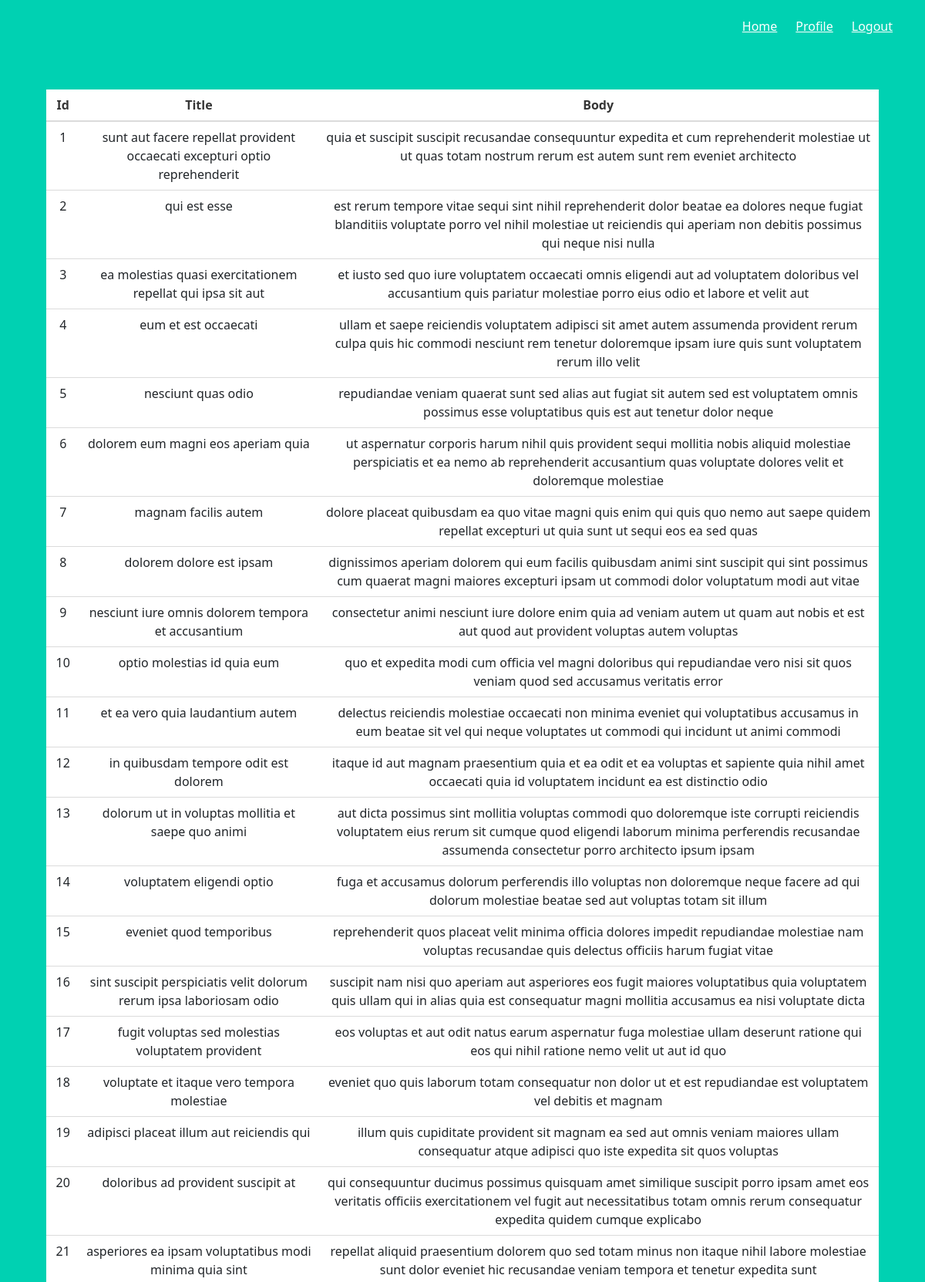
The app's page /showjson (signed in, upper part) with its own data.
### models.py (models this page shows)
class JsonData(UserMixin, db.Model):
    userId = db.Column(db.Integer, primary_key=True)  # primary keys are required by SQLAlchemy
    id = db.Column(db.Integer, primary_key=True)  # primary keys are required by SQLAlchemy
    title = db.Column(db.String(1000), unique=True)
    body = db.Column(db.String(10000), unique=True)

### main.py (the view)
@main.route("/showjson")
@login_required
def show_json():
    json_data = JsonData.query.filter_by().all()
    lst = []
    for data in json_data:
        one_dict = {"id":data.id, "title": data.title, "body":data.body}
        lst.append(one_dict)
    return render_template('view_json.html', json_data=lst)

### __init__.py (called while the page is built)
def create_app():
    app = Flask(__name__)
    app.config['SECRET_KEY'] = 'secret-key-goes-here'
    app.config['SQLALCHEMY_DATABASE_URI'] = 'sqlite:///db.sqlite'
    app.config['SQLALCHEMY_TRACK_MODIFICATIONS'] = True
    db.init_app(app)
    login_manager = LoginManager()
    login_manager.login_view = 'auth.login'
    login_manager.init_app(app)
    from .models import User
    @login_manager.user_loader
    def load_user(user_id):
        return User.query.get(int(user_id))
    from .auth import auth as auth_blueprint
    app.register_blueprint(auth_blueprint)
    from .main import main as main_blueprint
    app.register_blueprint(main_blueprint)
    return app

### templates/view_json.html
{% extends "base.html" %}
{% block content %}
  <table id="data" class="table table-hover table">
    <thead>
      <tr>
        <th scope="col">Id</th>
        <th scope="col">Title</th>
        <th scope="col">Body</th>
      </tr>
    </thead>
    <tbody>
      {% for data in json_data %}
        <tr>
          <td scope="row">{{ data.id }}</td>
          <td>{{ data.title }}</td>
          <td>{{ data.body }}</td>
        </tr>
      {% endfor %}
    </tbody>
  </table>
{% endblock %}

### templates/base.html (shortened to what this page needs)
<!DOCTYPE html>
<html>
<head>
    <link rel="stylesheet" href="https://cdnjs.cloudflare.com/ajax/libs/bulma/0.7.2/css/bulma.min.css" />
    <link href="https://cdn.jsdelivr.net/npm/bootstrap@5.1.3/dist/css/bootstrap.min.css" rel="stylesheet">
    <link rel="stylesheet" href="https://cdn.jsdelivr.net/npm/bootstrap-icons@1.7.2/font/bootstrap-icons.css">
    <link rel="stylesheet" href="https://unpkg.com/bootstrap-table@1.20.2/dist/bootstrap-table.min.css">
</head>
<body>
    <section class="hero is-primary is-fullheight">
        <div class="hero-head">
            <nav class="navbar">
                <div class="container">
                    <div id="navbarMenuHeroA" class="navbar-menu">
                        <div class="navbar-end">
                            <a href="{{ url_for('main.index') }}" class="navbar-item">
                                Home
                            </a>
                            {% if current_user.is_authenticated %}
                            <a href="{{ url_for('main.profile') }}" class="navbar-item">
                                Profile
                            </a>
                            {% endif %}
                            {% if current_user.is_authenticated %}
                            <a href="{{ url_for('auth.logout') }}" class="navbar-item">
                                Logout
                            </a>
                            {% endif %}
                        </div>
                    </div>
                </div>
            </nav>
        </div>
        <div class="hero-body">
            <div class="container has-text-centered">
               {% block content %}
               {% endblock %}
            </div>
        </div>
    </section>
</body>
</html>

### records on screen
JsonData: id "1", title "sunt aut facere repellat provident occaecati excepturi optio reprehenderit", body "quia et suscipit suscipit recusandae consequuntur expedita et cum reprehenderit molestiae ut ut quas totam nostrum rerum est autem sunt rem eveniet architecto"
JsonData: id "2", title "qui est esse", body "est rerum tempore vitae sequi sint nihil reprehenderit dolor beatae ea dolores neque fugiat blanditiis voluptate porro vel nihil molestiae ut reiciendis qui aperiam non debitis possimus qui neque nisi nulla"
JsonData: id "3", title "ea molestias quasi exercitationem repellat qui ipsa sit aut", body "et iusto sed quo iure voluptatem occaecati omnis eligendi aut ad voluptatem doloribus vel accusantium quis pariatur molestiae porro eius odio et labore et velit aut"
JsonData: id "4", title "eum et est occaecati", body "ullam et saepe reiciendis voluptatem adipisci sit amet autem assumenda provident rerum culpa quis hic commodi nesciunt rem tenetur doloremque ipsam iure quis sunt voluptatem rerum illo velit"
JsonData: id "5", title "nesciunt quas odio", body "repudiandae veniam quaerat sunt sed alias aut fugiat sit autem sed est voluptatem omnis possimus esse voluptatibus quis est aut tenetur dolor neque"
JsonData: id "6", title "dolorem eum magni eos aperiam quia", body "ut aspernatur corporis harum nihil quis provident sequi mollitia nobis aliquid molestiae perspiciatis et ea nemo ab reprehenderit accusantium quas voluptate dolores velit et doloremque molestiae"
JsonData: id "7", title "magnam facilis autem", body "dolore placeat quibusdam ea quo vitae magni quis enim qui quis quo nemo aut saepe quidem repellat excepturi ut quia sunt ut sequi eos ea sed quas"
JsonData: id "8", title "dolorem dolore est ipsam", body "dignissimos aperiam dolorem qui eum facilis quibusdam animi sint suscipit qui sint possimus cum quaerat magni maiores excepturi ipsam ut commodi dolor voluptatum modi aut vitae"
JsonData: id "9", title "nesciunt iure omnis dolorem tempora et accusantium", body "consectetur animi nesciunt iure dolore enim quia ad veniam autem ut quam aut nobis et est aut quod aut provident voluptas autem voluptas"
JsonData: id "10", title "optio molestias id quia eum", body "quo et expedita modi cum officia vel magni doloribus qui repudiandae vero nisi sit quos veniam quod sed accusamus veritatis error"
JsonData: id "11", title "et ea vero quia laudantium autem", body "delectus reiciendis molestiae occaecati non minima eveniet qui voluptatibus accusamus in eum beatae sit vel qui neque voluptates ut commodi qui incidunt ut animi commodi"
JsonData: id "12", title "in quibusdam tempore odit est dolorem", body "itaque id aut magnam praesentium quia et ea odit et ea voluptas et sapiente quia nihil amet occaecati quia id voluptatem incidunt ea est distinctio odio"
JsonData: id "13", title "dolorum ut in voluptas mollitia et saepe quo animi", body "aut dicta possimus sint mollitia voluptas commodi quo doloremque iste corrupti reiciendis voluptatem eius rerum sit cumque quod eligendi laborum minima perferendis recusandae assumenda consectetur porro architecto ipsum ipsam"
JsonData: id "14", title "voluptatem eligendi optio", body "fuga et accusamus dolorum perferendis illo voluptas non doloremque neque facere ad qui dolorum molestiae beatae sed aut voluptas totam sit illum"
JsonData: id "15", title "eveniet quod temporibus", body "reprehenderit quos placeat velit minima officia dolores impedit repudiandae molestiae nam voluptas recusandae quis delectus officiis harum fugiat vitae"
JsonData: id "16", title "sint suscipit perspiciatis velit dolorum rerum ipsa laboriosam odio", body "suscipit nam nisi quo aperiam aut asperiores eos fugit maiores voluptatibus quia voluptatem quis ullam qui in alias quia est consequatur magni mollitia accusamus ea nisi voluptate dicta"
JsonData: id "17", title "fugit voluptas sed molestias voluptatem provident", body "eos voluptas et aut odit natus earum aspernatur fuga molestiae ullam deserunt ratione qui eos qui nihil ratione nemo velit ut aut id quo"
JsonData: id "18", title "voluptate et itaque vero tempora molestiae", body "eveniet quo quis laborum totam consequatur non dolor ut et est repudiandae est voluptatem vel debitis et magnam"
JsonData: id "19", title "adipisci placeat illum aut reiciendis qui", body "illum quis cupiditate provident sit magnam ea sed aut omnis veniam maiores ullam consequatur atque adipisci quo iste expedita sit quos voluptas"
JsonData: id "20", title "doloribus ad provident suscipit at", body "qui consequuntur ducimus possimus quisquam amet similique suscipit porro ipsam amet eos veritatis officiis exercitationem vel fugit aut necessitatibus totam omnis rerum consequatur expedita quidem cumque explicabo"
JsonData: id "21", title "asperiores ea ipsam voluptatibus modi minima quia sint", body "repellat aliquid praesentium dolorem quo sed totam minus non itaque nihil labore molestiae sunt dolor eveniet hic recusandae veniam tempora et tenetur expedita sunt"
